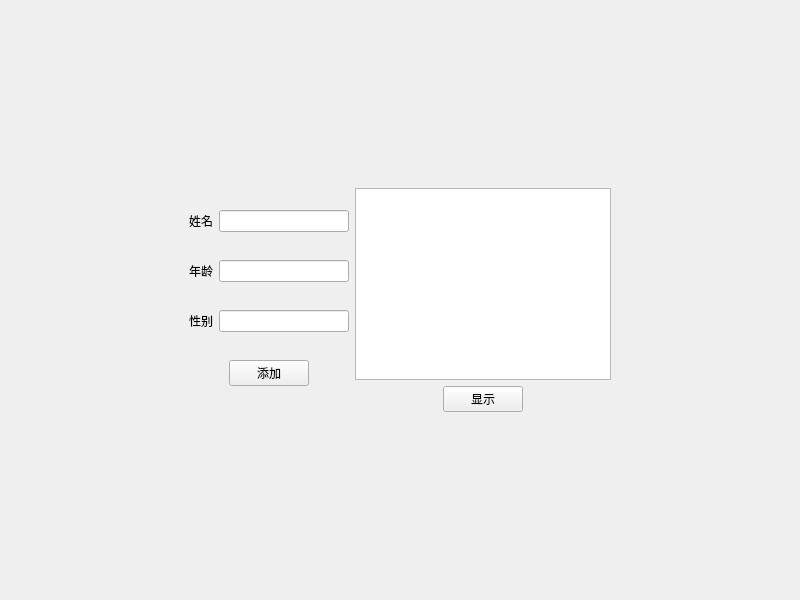
<?xml version="1.0" encoding="UTF-8"?>
<ui version="4.0">
 <class>Widget</class>
 <widget class="QWidget" name="Widget">
  <property name="geometry">
   <rect>
    <x>0</x>
    <y>0</y>
    <width>800</width>
    <height>600</height>
   </rect>
  </property>
  <property name="windowTitle">
   <string>Widget</string>
  </property>
  <layout class="QGridLayout" name="gridLayout">
   <item row="0" column="1">
    <spacer name="verticalSpacer">
     <property name="orientation">
      <enum>Qt::Vertical</enum>
     </property>
     <property name="sizeHint" stdset="0">
      <size>
       <width>20</width>
       <height>170</height>
      </size>
     </property>
    </spacer>
   </item>
   <item row="1" column="0">
    <spacer name="horizontalSpacer_5">
     <property name="orientation">
      <enum>Qt::Horizontal</enum>
     </property>
     <property name="sizeHint" stdset="0">
      <size>
       <width>161</width>
       <height>20</height>
      </size>
     </property>
    </spacer>
   </item>
   <item row="1" column="1">
    <layout class="QHBoxLayout" name="horizontalLayout_6">
     <item>
      <layout class="QVBoxLayout" name="verticalLayout">
       <item>
        <layout class="QHBoxLayout" name="horizontalLayout">
         <item>
          <widget class="QLabel" name="name_label">
           <property name="text">
            <string>姓名</string>
           </property>
          </widget>
         </item>
         <item>
          <widget class="QLineEdit" name="name_line"/>
         </item>
        </layout>
       </item>
       <item>
        <layout class="QHBoxLayout" name="horizontalLayout_2">
         <item>
          <widget class="QLabel" name="age_label">
           <property name="text">
            <string>年龄</string>
           </property>
          </widget>
         </item>
         <item>
          <widget class="QLineEdit" name="age_line"/>
         </item>
        </layout>
       </item>
       <item>
        <layout class="QHBoxLayout" name="horizontalLayout_3">
         <item>
          <widget class="QLabel" name="sex_label">
           <property name="text">
            <string>性别</string>
           </property>
          </widget>
         </item>
         <item>
          <widget class="QLineEdit" name="sex_line"/>
         </item>
        </layout>
       </item>
       <item>
        <layout class="QHBoxLayout" name="horizontalLayout_4">
         <item>
          <spacer name="horizontalSpacer">
           <property name="orientation">
            <enum>Qt::Horizontal</enum>
           </property>
           <property name="sizeHint" stdset="0">
            <size>
             <width>40</width>
             <height>20</height>
            </size>
           </property>
          </spacer>
         </item>
         <item>
          <widget class="QPushButton" name="add_btn">
           <property name="text">
            <string>添加</string>
           </property>
          </widget>
         </item>
         <item>
          <spacer name="horizontalSpacer_2">
           <property name="orientation">
            <enum>Qt::Horizontal</enum>
           </property>
           <property name="sizeHint" stdset="0">
            <size>
             <width>40</width>
             <height>20</height>
            </size>
           </property>
          </spacer>
         </item>
        </layout>
       </item>
      </layout>
     </item>
     <item>
      <layout class="QVBoxLayout" name="verticalLayout_2">
       <item>
        <widget class="QTextEdit" name="text_show"/>
       </item>
       <item>
        <layout class="QHBoxLayout" name="horizontalLayout_5">
         <item>
          <spacer name="horizontalSpacer_3">
           <property name="orientation">
            <enum>Qt::Horizontal</enum>
           </property>
           <property name="sizeHint" stdset="0">
            <size>
             <width>40</width>
             <height>20</height>
            </size>
           </property>
          </spacer>
         </item>
         <item>
          <widget class="QPushButton" name="show_btn">
           <property name="text">
            <string>显示</string>
           </property>
          </widget>
         </item>
         <item>
          <spacer name="horizontalSpacer_4">
           <property name="orientation">
            <enum>Qt::Horizontal</enum>
           </property>
           <property name="sizeHint" stdset="0">
            <size>
             <width>40</width>
             <height>20</height>
            </size>
           </property>
          </spacer>
         </item>
        </layout>
       </item>
      </layout>
     </item>
    </layout>
   </item>
   <item row="1" column="2">
    <spacer name="horizontalSpacer_6">
     <property name="orientation">
      <enum>Qt::Horizontal</enum>
     </property>
     <property name="sizeHint" stdset="0">
      <size>
       <width>161</width>
       <height>20</height>
      </size>
     </property>
    </spacer>
   </item>
   <item row="2" column="1">
    <spacer name="verticalSpacer_2">
     <property name="orientation">
      <enum>Qt::Vertical</enum>
     </property>
     <property name="sizeHint" stdset="0">
      <size>
       <width>20</width>
       <height>170</height>
      </size>
     </property>
    </spacer>
   </item>
  </layout>
 </widget>
 <resources/>
 <connections/>
</ui>
